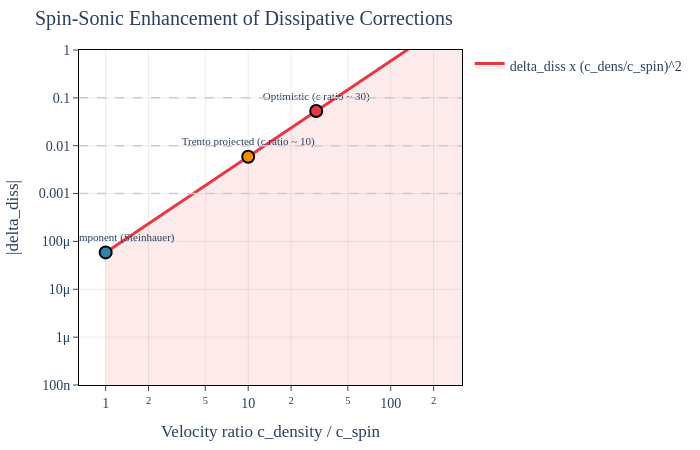

The cell this chart's notebook holds for it:
### Markdown cell above
## Section 7: Spin-Sonic Enhancement

In a two-component BEC (Trento configuration), spin waves propagate at $c_{\text{spin}} \ll c_{\text{density}}$. The dissipative correction is enhanced by a factor $(c_{\text{density}}/c_{\text{spin}})^2$, potentially achieving $O(100)$ amplification.

Lean: `spinSonicEnhancement_pos`, `spinSonic_enhancement_exact` (HawkingUniversality.lean)

### Code cell
# viz-ref: fig_spin_sonic_enhancement
# Plot enhancement factor (c_d/c_s)^2 vs velocity ratio

c_ratio = np.logspace(0, 2.5, 300)  # c_density / c_spin = 1 to ~300
enhancement = c_ratio**2

# Baseline delta_diss from Steinhauer
delta_diss_baseline = experiments["Steinhauer"]["delta_diss"]
delta_diss_enhanced = delta_diss_baseline * enhancement

fig = go.Figure()

fig.add_trace(
    go.Scatter(
        x=c_ratio,
        y=delta_diss_enhanced,
        mode="lines",
        line=dict(color=COLORS["dissipative"], width=3),
        name="delta_diss x (c_dens/c_spin)^2",
        fill="tozeroy",
        fillcolor="rgba(230, 57, 70, 0.1)",
    )
)

# Mark experiments
markers = [
    (1, delta_diss_baseline, "Single-component\n(Steinhauer)", COLORS["Steinhauer"]),
    (
        10,
        delta_diss_baseline * 100,
        "Trento projected\n(c ratio ~ 10)",
        COLORS["Trento"],
    ),
    (
        30,
        delta_diss_baseline * 900,
        "Optimistic\n(c ratio ~ 30)",
        COLORS["dissipative"],
    ),
]
for x, y, label, color in markers:
    fig.add_trace(
        go.Scatter(
            x=[x],
            y=[y],
            mode="markers+text",
            marker=dict(size=12, color=color, line=dict(width=2, color="black")),
            text=[label],
            textposition="top center",
            textfont=dict(size=11),
            showlegend=False,
        )
    )

# Sensitivity thresholds
for val, label in [
    (0.1, "10% sensitivity"),
    (0.01, "1% (near-term)"),
    (0.001, "0.1% (projected)"),
]:
    fig.add_hline(
        y=val,
        line=dict(color=COLORS["sensitivity"], width=1.5, dash="dash"),
        annotation_text=label,
        annotation_position="right",
        annotation_font=dict(size=10, color="#888"),
    )

apply_layout(
    fig,
    title="Spin-Sonic Enhancement of Dissipative Corrections",
    xaxis_title="Velocity ratio c_density / c_spin",
    yaxis_title="|delta_diss|",
    xaxis_type="log",
    yaxis_type="log",
    height=450,
    width=700,
    yaxis_range=[-7, 0],
)

fig.show()

print(f"Baseline delta_diss (Steinhauer) = {delta_diss_baseline:.4e}")
print(
    f"At c_ratio = 10: enhancement = 100x -> delta_diss = {delta_diss_baseline * 100:.4e}"
)
print(
    f"At c_ratio = 30: enhancement = 900x -> delta_diss = {delta_diss_baseline * 900:.4e}"
)

### Figure 1 — Plotly figure (JSON) as saved in the notebook; plotly's stock layout.template omitted (floating-point values rounded to 4 significant figures; data arrays with more than 128 entries replaced by an {"elided": "..."} marker saying what was removed)
{"data": [{"fill": "tozeroy", "fillcolor": "rgba(230, 57, 70, 0.1)", "line": {"color": "#E63946", "width": 3}, "mode": "lines", "name": "delta_diss x (c_dens/c_spin)^2", "type": "scatter", "x": {"elided": "300 float values"}, "y": {"elided": "300 float values"}}, {"marker": {"color": "#2E86AB", "line": {"color": "black", "width": 2}, "size": 12}, "mode": "markers+text", "showlegend": false, "text": ["Single-component\n(Steinhauer)"], "textfont": {"size": 11}, "textposition": "top center", "type": "scatter", "x": [1], "y": [5.898e-05]}, {"marker": {"color": "#F18F01", "line": {"color": "black", "width": 2}, "size": 12}, "mode": "markers+text", "showlegend": false, "text": ["Trento projected\n(c ratio ~ 10)"], "textfont": {"size": 11}, "textposition": "top center", "type": "scatter", "x": [10], "y": [0.005898]}, {"marker": {"color": "#E63946", "line": {"color": "black", "width": 2}, "size": 12}, "mode": "markers+text", "showlegend": false, "text": ["Optimistic\n(c ratio ~ 30)"], "textfont": {"size": 11}, "textposition": "top center", "type": "scatter", "x": [30], "y": [0.05308]}], "layout": {"annotations": [{"font": {"color": "#888", "size": 10}, "showarrow": false, "text": "10% sensitivity", "x": 1, "xanchor": "left", "xref": "x domain", "y": 0.1, "yanchor": "middle", "yref": "y"}, {"font": {"color": "#888", "size": 10}, "showarrow": false, "text": "1% (near-term)", "x": 1, "xanchor": "left", "xref": "x domain", "y": 0.01, "yanchor": "middle", "yref": "y"}, {"font": {"color": "#888", "size": 10}, "showarrow": false, "text": "0.1% (projected)", "x": 1, "xanchor": "left", "xref": "x domain", "y": 0.001, "yanchor": "middle", "yref": "y"}], "font": {"family": "CMU Serif, Computer Modern, Times New Roman, serif", "size": 14}, "height": 450, "margin": {"b": 60, "l": 70, "r": 30, "t": 50}, "paper_bgcolor": "white", "plot_bgcolor": "white", "shapes": [{"line": {"color": "#CCCCCC", "dash": "dash", "width": 1.5}, "type": "line", "x0": 0, "x1": 1, "xref": "x domain", "y0": 0.1, "y1": 0.1, "yref": "y"}, {"line": {"color": "#CCCCCC", "dash": "dash", "width": 1.5}, "type": "line", "x0": 0, "x1": 1, "xref": "x domain", "y0": 0.01, "y1": 0.01, "yref": "y"}, {"line": {"color": "#CCCCCC", "dash": "dash", "width": 1.5}, "type": "line", "x0": 0, "x1": 1, "xref": "x domain", "y0": 0.001, "y1": 0.001, "yref": "y"}], "title": {"text": "Spin-Sonic Enhancement of Dissipative Corrections"}, "width": 700, "xaxis": {"gridcolor": "rgba(0,0,0,0.08)", "linecolor": "black", "linewidth": 1, "mirror": true, "showgrid": true, "showline": true, "ticks": "outside", "title": {"text": "Velocity ratio c_density / c_spin"}, "type": "log", "zeroline": true, "zerolinecolor": "rgba(0,0,0,0.2)"}, "yaxis": {"gridcolor": "rgba(0,0,0,0.08)", "linecolor": "black", "linewidth": 1, "mirror": true, "range": [-7, 0], "showgrid": true, "showline": true, "ticks": "outside", "title": {"text": "|delta_diss|"}, "type": "log", "zeroline": true, "zerolinecolor": "rgba(0,0,0,0.2)"}}}
